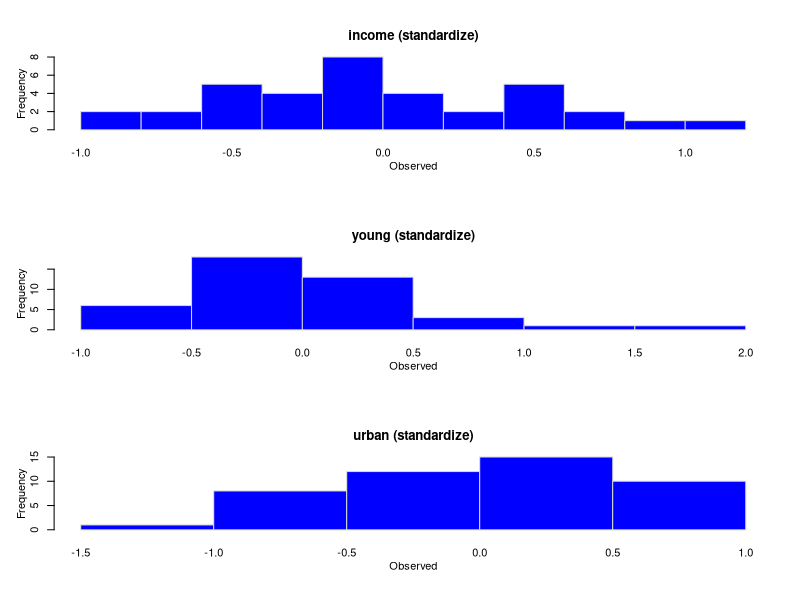
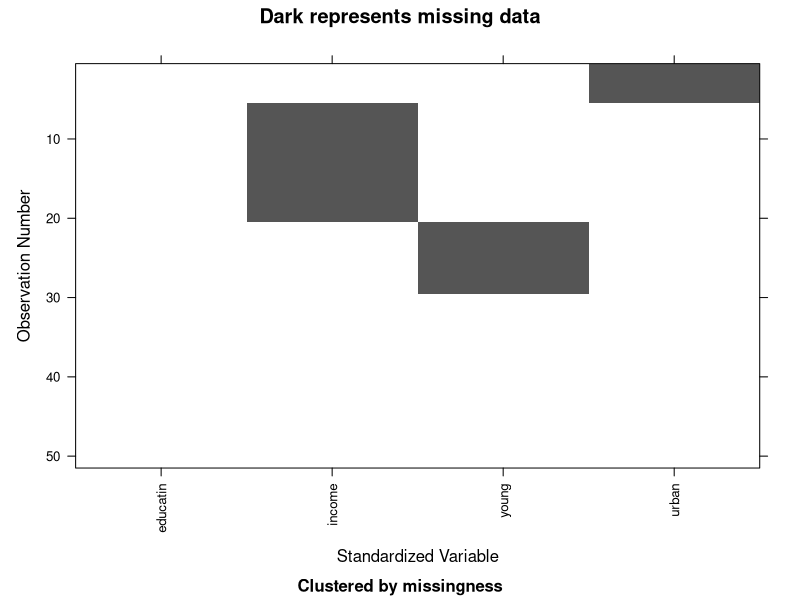
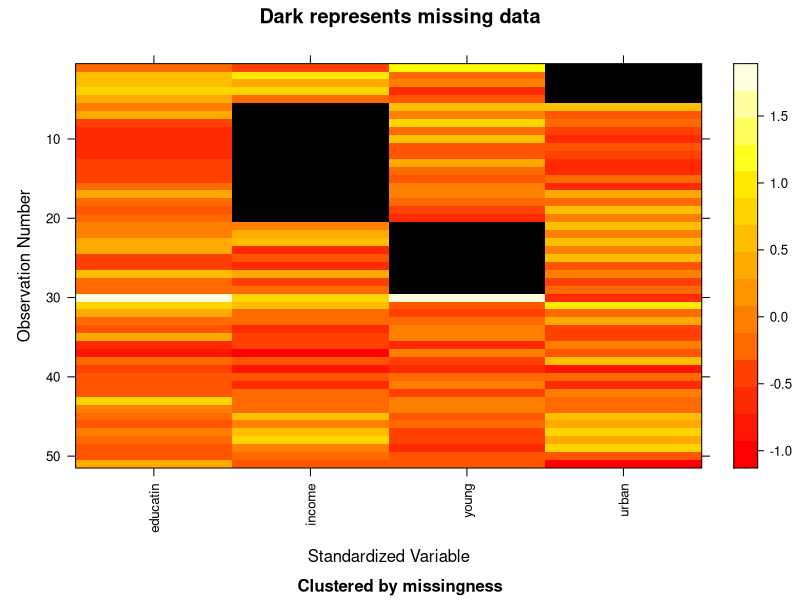

Generate these figures, in order, with R: (Note: this script raises an error after producing the figures.)
# Quiz 2
# Use the Anscombe dataset from the package carData
# The research objectove is to predict education based on income, young and urban

# You are free to use any lecture notes, R code examples, packages and commands.

# When done submit the R code with comments where your answers are

library(carData)
data(Anscombe)

# Task 1: Fit the regression to the original dataset and report the estimated equation
# Your answer should look something like education = b0 + b1*income + b2*young + b3*urban
# where b0, b1, b2 and b3 are the estimated coefficients after you perform the lm function

reg = lm(education ~ ., data = Anscombe)
summary(reg)

# education = -286.8 + 0.008*income + 0.817*young - 1.06*urban

# Task 2. Now use ampute from mice package to create missingness wih the following command:

library(mice)
set.seed(894)
ans.miss = ampute(Anscombe, prop = 0.6)$amp
ans.miss = cbind(Anscombe$education, ans.miss[, 2:4])
colnames(ans.miss)[1] = "education"


library(mi)

# Create the missing data frame object
mdf = missing_data.frame(ans.miss)

# Five-number summary statistics + missing number
summary(mdf)

# Histograms of all variables with missing values
hist(mdf)

# Missing patterns
# Graph of the missing pattern matrix R
image(mdf, grayscale=TRUE)

# Standardized observed values together with missing
image(mdf)

# Or look at the patterns numerically:
tabulate(mdf@patterns)
levels(mdf@patterns) 

# Examine the default settings
show(mdf)


# Running the chains
imputations <- mi(mdf)
converged <- mi2BUGS(imputations)

# Note the result is an array of matrices with all imputed variables means and sd's
# Each matrix is of order iter x m

# Extract specific variables from the imputations
(mean_income = converged[, , 1])
mean_young = converged[,, 2]
mean_urban = converged[, , 3]

par(mfrow = c(1,1))

# Traceplot of mean imputed values of  ppvtr.36
ts.plot(mean_income[,1], col=1)
lines(mean_income[,2], col= 2)
lines(mean_income[,3], col= 3)
lines(mean_income[,4], col= 4)

# Traceplot of mean imputed income
ts.plot(mean_young[,1], col=1)
lines(mean_young[,2], col= 2)
lines(mean_young[,3], col= 3)
lines(mean_young [,4], col= 4)


# R-hat should be around 1
Rhats(imputations)



# Checks how good the models fit
plot(imputations)

analysis <- mi::pool(education ~  income + young + urban, imputations, m=5)
display(analysis)

summary(glm(formula = education ~  income + young + urban, family = gaussian, data =Anscombe))
